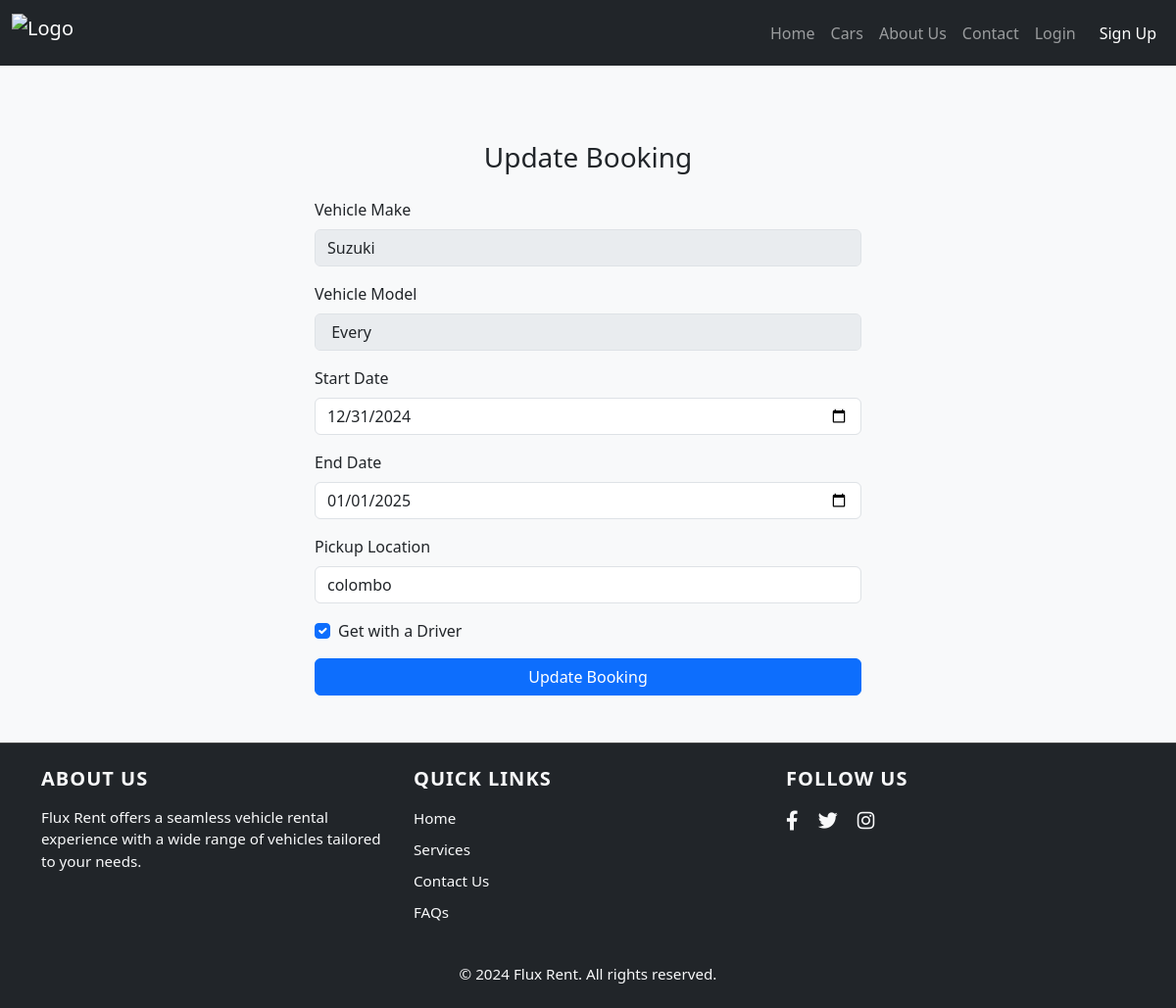
/update_booking.php?bookingId=18, run on the app's committed database.
### tables this page shows
CREATE TABLE `bookings` (
  `id` int(11) NOT NULL,
  `vehicle_id` int(11) NOT NULL,
  `start_date` date NOT NULL,
  `end_date` date NOT NULL,
  `location` varchar(255) NOT NULL,
  `with_driver` tinyint(1) DEFAULT 0,
  `user_id` int(11) NOT NULL,
  `status` enum('pending','approved','rejected') DEFAULT 'pending',
  `created_at` timestamp NULL DEFAULT current_timestamp(),
  `updated_at` timestamp NULL DEFAULT current_timestamp() ON UPDATE current_timestamp(),
  `driver_id` int(11) DEFAULT NULL,
  `amount` double DEFAULT NULL
);

CREATE TABLE `vehicles` (
  `id` int(11) NOT NULL,
  `make` varchar(100) NOT NULL,
  `model` varchar(100) NOT NULL,
  `year` year(4) NOT NULL,
  `type` varchar(100) NOT NULL,
  `fuel_type` varchar(50) NOT NULL,
  `transmission` varchar(50) NOT NULL,
  `seating_capacity` int(11) NOT NULL,
  `mileage` decimal(10,2) NOT NULL,
  `color` varchar(50) NOT NULL,
  `owner` int(11) NOT NULL DEFAULT 0,
  `driver` varchar(100) NOT NULL,
  `images` text DEFAULT NULL,
  `created_at` timestamp NULL DEFAULT current_timestamp(),
  `updated_at` timestamp NULL DEFAULT current_timestamp() ON UPDATE current_timestamp(),
  `price` decimal(10,2) DEFAULT NULL,
  `description` text DEFAULT NULL
);

### models/Booking.php (called while the page is built, shortened)
<?php
require_once 'config.php';
class Booking
{
    public function getBookingDetails($bookingId)
    {
        $query = "
        SELECT bookings.*, vehicles.make AS vehicle_make, vehicles.model AS vehicle_model,
               vehicles.year AS vehicle_year, vehicles.color AS vehicle_color, vehicles.price AS vehicle_price
        FROM bookings
        JOIN vehicles ON bookings.vehicle_id = vehicles.id
        WHERE bookings.id = '{$bookingId}'
    ";
        $result = Database::search($query);
        if ($result && $result->num_rows > 0) {
            $bookingDetails = $result->fetch_assoc();
            return $bookingDetails;
        } else {
            return null;
        }
    }
}

### models/config.php (called while the page is built, shortened)
<?php
class Database
{
    public static $connection;
    public static function setUpConnection()
    {
        if (!isset(self::$connection)) {
            self::$connection = new mysqli("localhost", "root", "", "fluxrent");
        }
    }
    public static function search($q)
    {
        $result = self::$connection->query($q);
        return $result;
    }
}

### update_booking.php (the view, shortened to what this page needs)
<?php
require_once 'models/Booking.php';
$bookingId = isset($_GET['bookingId']) ? intval($_GET['bookingId']) : 0;
$bookingModel = new Booking();
if ($bookingId > 0) {
    $booking = $bookingModel->getBookingDetails($bookingId);
} else {
    $errorMessage = "Invalid booking ID.";
}
?>
<!DOCTYPE html>
<html lang="en">
<head>
    <link href="https://cdn.jsdelivr.net/npm/bootstrap@5.3.0-alpha1/dist/css/bootstrap.min.css" rel="stylesheet">
    <link href="https://cdnjs.cloudflare.com/ajax/libs/font-awesome/6.0.0-beta3/css/all.min.css" rel="stylesheet">
</head>
<body style="background-color: #f8f9fa;">
    <?php include 'header.php'; ?>
    <div class="container centered-container mt-5">
        <div class="row justify-content-center pt-5">
            <?php if (isset($errorMessage)): ?>
                <div class="alert alert-danger" role="alert">
                    <?= htmlspecialchars($errorMessage) ?>
                </div>
            <?php else: ?>
                <div class="container d-flex justify-content-center align-items-center mt-5">
                    <div class="form-section col-12 col-md-6">
                        <h3 class="text-center mb-4">Update Booking</h3>
                        <form id="updateBookingForm" method="POST" action="controllers/customer_update_booking_process.php">
                            <div class="mb-3">
                                <label class="form-label">Vehicle Make</label>
                                <input type="text" class="form-control" value="<?= htmlspecialchars($booking['vehicle_make']) ?>" disabled>
                            </div>
                            <div class="mb-3">
                                <label class="form-label">Vehicle Model</label>
                                <input type="text" class="form-control" value="<?= htmlspecialchars($booking['vehicle_model']) ?>" disabled>
                            </div>
                            <div class="mb-3">
                                <label for="startDate" class="form-label">Start Date</label>
                                <input type="date" class="form-control" id="startDate" name="startDate" value="<?= htmlspecialchars($booking['start_date']) ?>" required>
                            </div>
                            <div class="mb-3">
                                <label for="endDate" class="form-label">End Date</label>
                                <input type="date" class="form-control" id="endDate" name="endDate" value="<?= htmlspecialchars($booking['end_date']) ?>" required>
                            </div>
                            <div class="mb-3">
                                <label for="location" class="form-label">Pickup Location</label>
                                <input type="text" class="form-control" id="location" name="location" value="<?= htmlspecialchars($booking['location']) ?>" required>
                            </div>
                            <div class="mb-3 form-check">
                                <input type="checkbox" class="form-check-input" id="withDriver" name="withDriver" <?= $booking['with_driver'] ? 'checked' : '' ?>>
                                <label class="form-check-label" for="withDriver">Get with a Driver</label>
                            </div>
                            <button type="button" class="btn btn-primary w-100" onclick="validateForm()">Update Booking</button>
                        </form>
                    </div>
                </div>
            <?php endif; ?>
        </div>
    </div>
    <?php include 'footer.php'; ?>
</body>
</html>

### data on the page
bookings: vehicle.make "Suzuki", vehicle.model "Every", startDate "12/31/2024", endDate "01/01/2025", location "colombo", with_driver "☑"
